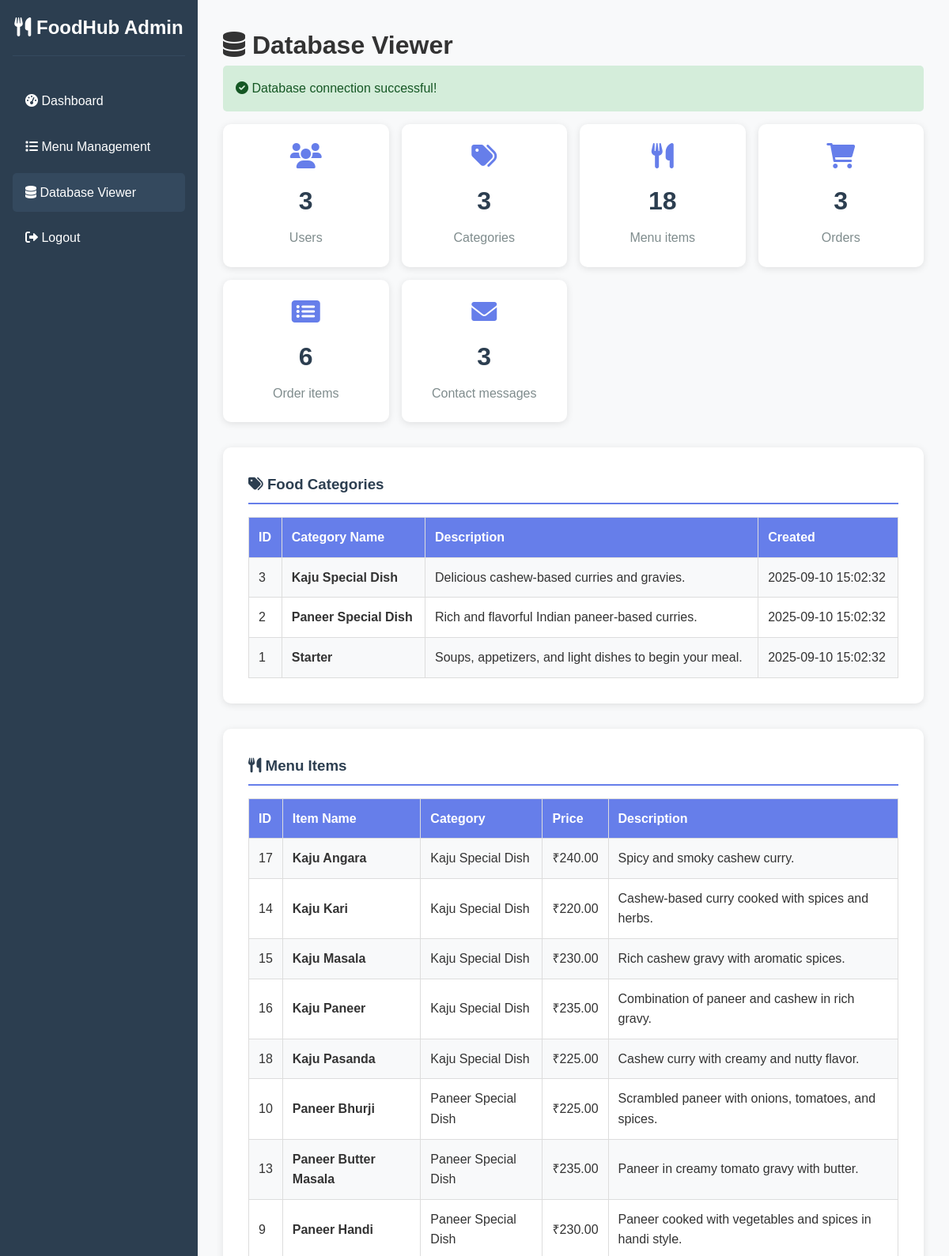
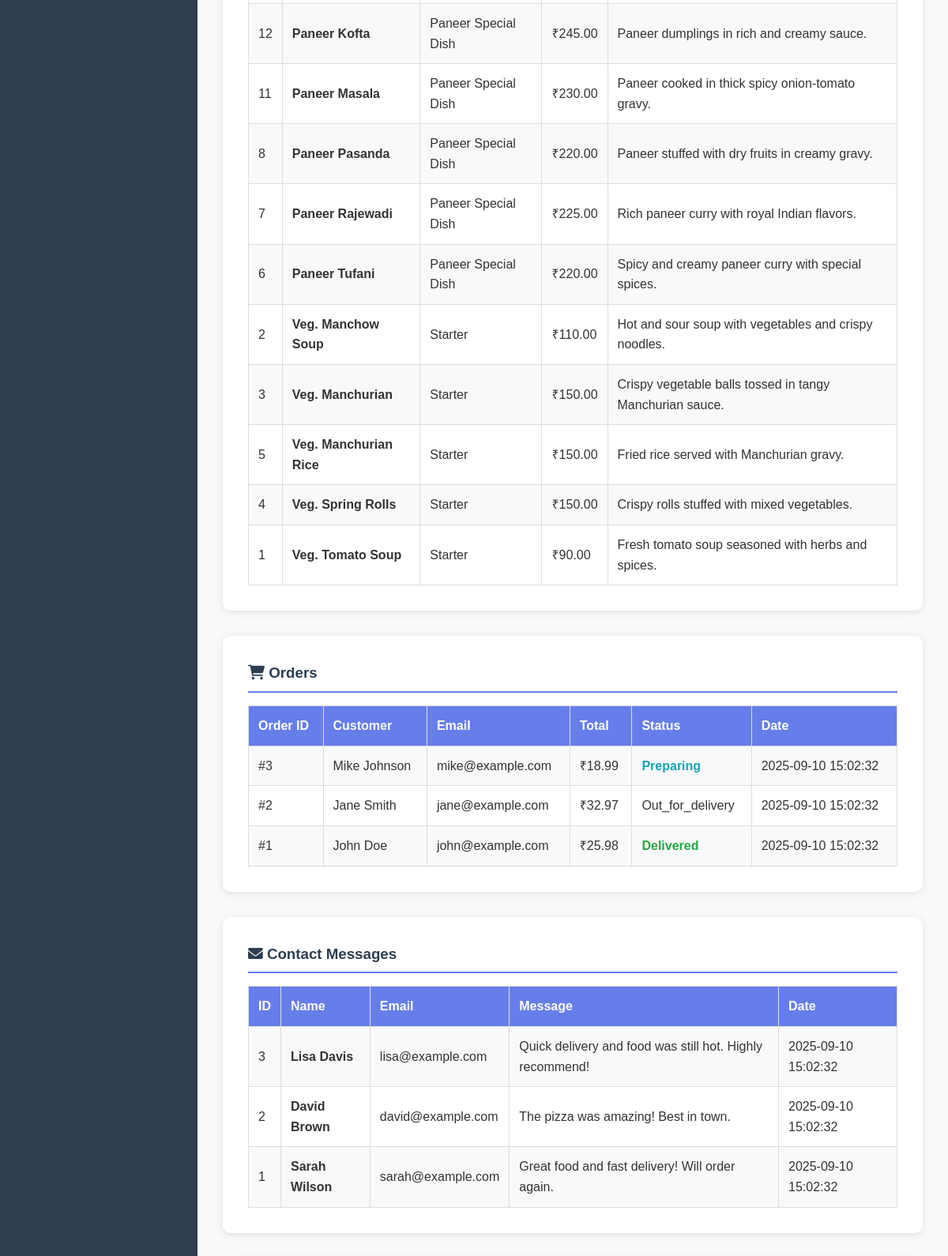
Page /admin/database.php (signed in, upper part) on the committed database (2 pictures, top to bottom).
### tables this page shows
CREATE TABLE IF NOT EXISTS categories (
    id INT AUTO_INCREMENT PRIMARY KEY,
    name VARCHAR(100) NOT NULL,
    description TEXT,
    created_at TIMESTAMP DEFAULT CURRENT_TIMESTAMP
);

CREATE TABLE IF NOT EXISTS menu_items (
    id INT AUTO_INCREMENT PRIMARY KEY,
    category_id INT NOT NULL,
    name VARCHAR(255) NOT NULL,
    description TEXT,
    price DECIMAL(10,2) NOT NULL,
    image VARCHAR(255),
    created_at TIMESTAMP DEFAULT CURRENT_TIMESTAMP,
    FOREIGN KEY (category_id) REFERENCES categories(id) ON DELETE CASCADE
);

CREATE TABLE IF NOT EXISTS orders (
    id INT AUTO_INCREMENT PRIMARY KEY,
    user_id INT,
    customer_name VARCHAR(255) NOT NULL,
    customer_email VARCHAR(255) NOT NULL,
    customer_phone VARCHAR(20) NOT NULL,
    delivery_address TEXT NOT NULL,
    total_amount DECIMAL(10,2) NOT NULL,
    payment_method VARCHAR(50) NOT NULL,
    order_status ENUM('pending', 'confirmed', 'preparing', 'out_for_delivery', 'delivered', 'cancelled') DEFAULT 'pending',
    order_date TIMESTAMP DEFAULT CURRENT_TIMESTAMP,
    FOREIGN KEY (user_id) REFERENCES users(id) ON DELETE SET NULL
);

CREATE TABLE IF NOT EXISTS contact_messages (
    id INT AUTO_INCREMENT PRIMARY KEY,
    name VARCHAR(255) NOT NULL,
    email VARCHAR(255) NOT NULL,
    message TEXT NOT NULL,
    created_at TIMESTAMP DEFAULT CURRENT_TIMESTAMP
);

### admin/database.php (the view, shortened to what this page needs)
<?php
require_once '../config/database.php';
$stats = [];
try {
    $tables = ['users', 'categories', 'menu_items', 'orders', 'order_items', 'contact_messages'];
    foreach ($tables as $table) {
        $stmt = $pdo->query("SELECT COUNT(*) as count FROM $table");
        $stats[$table] = $stmt->fetchColumn();
    }
} catch (PDOException $e) {
    $stats = array_fill_keys($tables, 0);
}
?>
<!DOCTYPE html>
<html lang="en">
<head>
    <link rel="stylesheet" href="../css/style.css">
    <link href="https://cdnjs.cloudflare.com/ajax/libs/font-awesome/6.0.0/css/all.min.css" rel="stylesheet">
</head>
<body>
    <div class="admin-container">
        <div class="sidebar">
            <h2><i class="fas fa-utensils"></i> FoodHub Admin</h2>
            <ul>
                <li><a href="index.php"><i class="fas fa-tachometer-alt"></i> Dashboard</a></li>
                <li><a href="menu.php"><i class="fas fa-list"></i> Menu Management</a></li>
                <li><a href="database.php" class="active"><i class="fas fa-database"></i> Database Viewer</a></li>
                <li><a href="logout.php"><i class="fas fa-sign-out-alt"></i> Logout</a></li>
            </ul>
        </div>
        <div class="main-content">
            <h1><i class="fas fa-database"></i> Database Viewer</h1>
            <?php
            try {
                echo "<div class='connection-status'>";
                echo "<i class='fas fa-check-circle'></i> Database connection successful!";
                echo "</div>";
                echo "<div class='stats-grid'>";
                $tableIcons = [
                    'users' => 'fas fa-users',
                    'categories' => 'fas fa-tags',
                    'menu_items' => 'fas fa-utensils',
                    'orders' => 'fas fa-shopping-cart',
                    'order_items' => 'fas fa-list-alt',
                    'contact_messages' => 'fas fa-envelope'
                ];
                foreach ($stats as $table => $count) {
                    $icon = $tableIcons[$table] ?? 'fas fa-table';
                    $label = ucfirst(str_replace('_', ' ', $table));
                    echo "<div class='stat-card'>";
                    echo "<i class='$icon'></i>";
                    echo "<div class='stat-number'>$count</div>";
                    echo "<div class='stat-label'>$label</div>";
                    echo "</div>";
                }
                echo "</div>";
                echo "<div class='section'>";
                echo "<h3><i class='fas fa-tags'></i> Food Categories</h3>";
                $stmt = $pdo->query("SELECT * FROM categories ORDER BY name");
                $categories = $stmt->fetchAll();
                if ($categories) {
                    echo "<table>";
                    echo "<tr><th>ID</th><th>Category Name</th><th>Description</th><th>Created</th></tr>";
                    foreach ($categories as $category) {
                        echo "<tr>";
                        echo "<td>" . $category['id'] . "</td>";
                        echo "<td><strong>" . htmlspecialchars($category['name']) . "</strong></td>";
                        echo "<td>" . htmlspecialchars($category['description']) . "</td>";
                        echo "<td>" . $category['created_at'] . "</td>";
                        echo "</tr>";
                    }
                    echo "</table>";
                } else {
                    echo "<p class='info'>No categories found</p>";
                }
                echo "</div>";
                echo "<div class='section'>";
                echo "<h3><i class='fas fa-utensils'></i> Menu Items</h3>";
                $stmt = $pdo->query("SELECT m.*, c.name as category_name FROM menu_items m
                                     JOIN categories c ON m.category_id = c.id
                                     ORDER BY c.name, m.name");
                $menuItems = $stmt->fetchAll();
                if ($menuItems) {
                    echo "<table>";
                    echo "<tr><th>ID</th><th>Item Name</th><th>Category</th><th>Price</th><th>Description</th></tr>";
                    foreach ($menuItems as $item) {
                        echo "<tr>";
                        echo "<td>" . $item['id'] . "</td>";
                        echo "<td><strong>" . htmlspecialchars($item['name']) . "</strong></td>";
                        echo "<td>" . htmlspecialchars($item['category_name']) . "</td>";
                        echo "<td>₹" . number_format($item['price'], 2) . "</td>";
                        echo "<td>" . htmlspecialchars($item['description']) . "</td>";
                        echo "</tr>";
                    }
                    echo "</table>";
                } else {
                    echo "<p class='info'>No menu items found</p>";
                }
                echo "</div>";
                echo "<div class='section'>";
                echo "<h3><i class='fas fa-shopping-cart'></i> Orders</h3>";
                $stmt = $pdo->query("SELECT * FROM orders ORDER BY order_date DESC LIMIT 10");
                $orders = $stmt->fetchAll();
                if ($orders) {
                    echo "<table>";
                    echo "<tr><th>Order ID</th><th>Customer</th><th>Email</th><th>Total</th><th>Status</th><th>Date</th></tr>";
                    foreach ($orders as $order) {
                        $statusClass = 'status-' . $order['order_status'];
                        echo "<tr>";
                        echo "<td>#" . $order['id'] . "</td>";
                        echo "<td>" . htmlspecialchars($order['customer_name']) . "</td>";
                        echo "<td>" . htmlspecialchars($order['customer_email']) . "</td>";
                        echo "<td>₹" . number_format($order['total_amount'], 2) . "</td>";
                        echo "<td class='$statusClass'>" . ucfirst($order['order_status']) . "</td>";
                        echo "<td>" . $order['order_date'] . "</td>";
                        echo "</tr>";
                    }
                    echo "</table>";
                } else {
                    echo "<p class='info'>📝 No orders found yet. Orders will appear here when customers place orders.</p>";
                }
                echo "</div>";
                echo "<div class='section'>";
                echo "<h3><i class='fas fa-envelope'></i> Contact Messages</h3>";
                $stmt = $pdo->query("SELECT * FROM contact_messages ORDER BY created_at DESC LIMIT 10");
                $messages = $stmt->fetchAll();
                if ($messages) {
                    echo "<table>";
                    echo "<tr><th>ID</th><th>Name</th><th>Email</th><th>Message</th><th>Date</th></tr>";
                    foreach ($messages as $message) {
                        echo "<tr>";
                        echo "<td>" . $message['id'] . "</td>";
                        echo "<td><strong>" . htmlspecialchars($message['name']) . "</strong></td>";
                        echo "<td>" . htmlspecialchars($message['email']) . "</td>";
                        echo "<td>" . htmlspecialchars(substr($message['message'], 0, 100)) .
                             (strlen($message['message']) > 100 ? "..." : "") . "</td>";
                        echo "<td>" . $message['created_at'] . "</td>";
                        echo "</tr>";
                    }
                    echo "</table>";
                } else {
                    echo "<p class='info'>📝 No contact messages found yet. Messages will appear here when customers use the contact form.</p>";
                }
                echo "</div>";
            } catch (Exception $e) {
                echo "<div class='error'>❌ Database connection failed: " . $e->getMessage() . "</div>";
                echo "<p class='info'>Please make sure XAMPP is running and MySQL service is started.</p>";
            }
            ?>
        </div>
    </div>
</body>
</html>

### css/style.css (style rules this page uses)
* { margin: 0; padding: 0; box-sizing: border-box; }
:root { --primary-orange: #ff6b35; --primary-yellow: #ffd23f; --primary-green: #06d6a0; --primary-red: #ef476f; --neon-blue: #118ab2; --dark-bg: #073b4c; --glass-bg: rgba(255, 255, 255, 0.1); --glass-border: rgba(255, 255, 255, 0.2); --shadow-3d: 0 20px 40px rgba(0, 0, 0, 0.15); --shadow-hover: 0 30px 60px rgba(0, 0, 0, 0.25); --gradient-primary: linear-gradient(135deg, var(--primary-orange), var(--primary-red)); --gradient-secondary: linear-gradient(135deg, var(--primary-green), var(--neon-blue)); --gradient-bg: linear-gradient(135deg, #667eea 0%, #764ba2 50%, #ff6b35 100%); }
body { font-family: 'Poppins', sans-serif; line-height: 1.6; color: #333; overflow-x: hidden; background: var(--gradient-bg); min-height: 100vh; position: relative; }
body::before { content: ''; position: fixed; top: 0; left: 0; width: 100%; height: 100%; z-index: -1; animation: particleFloat 20s ease-in-out infinite; }

### admin/database.php (style rules this page uses)
.admin-container { display: flex; min-height: 100vh; }
.sidebar { width: 250px; background: #2c3e50; color: white; padding: 1rem; }
.sidebar h2 { margin-bottom: 2rem; text-align: center; border-bottom: 1px solid #34495e; padding-bottom: 1rem; }
.sidebar ul { list-style: none; padding: 0; }
.sidebar li { margin-bottom: 0.5rem; }
.sidebar a { color: white; text-decoration: none; padding: 0.75rem 1rem; display: block; border-radius: 5px; transition: background 0.3s; }
.sidebar a:hover, .sidebar a.active { background: #34495e; }
.main-content { flex: 1; padding: 2rem; background: #f8f9fa; overflow-y: auto; }
.stats-grid { display: grid; grid-template-columns: repeat(auto-fit, minmax(200px, 1fr)); gap: 1rem; margin-bottom: 2rem; }
.stat-card { background: white; padding: 1.5rem; border-radius: 10px; box-shadow: 0 2px 10px rgba(0,0,0,0.1); text-align: center; }
.stat-card i { font-size: 2rem; color: #667eea; margin-bottom: 1rem; }
.stat-number { font-size: 2rem; font-weight: bold; color: #2c3e50; }
.stat-label { color: #7f8c8d; margin-top: 0.5rem; }
.section { background: white; padding: 2rem; border-radius: 10px; box-shadow: 0 2px 10px rgba(0,0,0,0.1); margin-bottom: 2rem; }
.section h3 { color: #2c3e50; margin-bottom: 1rem; border-bottom: 2px solid #667eea; padding-bottom: 0.5rem; }
table { width: 100%; border-collapse: collapse; margin-top: 1rem; }
th, td { border: 1px solid #ddd; padding: 12px; text-align: left; }
th { background-color: #667eea; color: white; font-weight: bold; }
tr:nth-child(even) { background-color: #f8f9fa; }
.status-delivered { color: #28a745; font-weight: bold; }
.status-preparing { color: #17a2b8; font-weight: bold; }
.connection-status { background: #d4edda; color: #155724; padding: 1rem; border-radius: 5px; margin-bottom: 1rem; }

### rows in the picture
categories: id "3", name "Kaju Special Dish", description "Delicious cashew-based curries and gravies.", created_at "2025-09-10 15:02:32"
categories: id "2", name "Paneer Special Dish", description "Rich and flavorful Indian paneer-based curries.", created_at "2025-09-10 15:02:32"
categories: id "1", name "Starter", description "Soups, appetizers, and light dishes to begin your meal.", created_at "2025-09-10 15:02:32"
menu_items: id "17", name "Kaju Angara", category.name "Kaju Special Dish", price "240.00", description "Spicy and smoky cashew curry."
menu_items: id "14", name "Kaju Kari", category.name "Kaju Special Dish", price "220.00", description "Cashew-based curry cooked with spices and herbs."
menu_items: id "15", name "Kaju Masala", category.name "Kaju Special Dish", price "230.00", description "Rich cashew gravy with aromatic spices."
menu_items: id "16", name "Kaju Paneer", category.name "Kaju Special Dish", price "235.00", description "Combination of paneer and cashew in rich gravy."
menu_items: id "18", name "Kaju Pasanda", category.name "Kaju Special Dish", price "225.00", description "Cashew curry with creamy and nutty flavor."
menu_items: id "10", name "Paneer Bhurji", category.name "Paneer Special Dish", price "225.00", description "Scrambled paneer with onions, tomatoes, and spices."
menu_items: id "13", name "Paneer Butter Masala", category.name "Paneer Special Dish", price "235.00", description "Paneer in creamy tomato gravy with butter."
menu_items: id "9", name "Paneer Handi", category.name "Paneer Special Dish", price "230.00", description "Paneer cooked with vegetables and spices in handi style."
menu_items: id "12", name "Paneer Kofta", category.name "Paneer Special Dish", price "245.00", description "Paneer dumplings in rich and creamy sauce."
menu_items: id "11", name "Paneer Masala", category.name "Paneer Special Dish", price "230.00", description "Paneer cooked in thick spicy onion-tomato gravy."
menu_items: id "8", name "Paneer Pasanda", category.name "Paneer Special Dish", price "220.00", description "Paneer stuffed with dry fruits in creamy gravy."
menu_items: id "7", name "Paneer Rajewadi", category.name "Paneer Special Dish", price "225.00", description "Rich paneer curry with royal Indian flavors."
menu_items: id "6", name "Paneer Tufani", category.name "Paneer Special Dish", price "220.00", description "Spicy and creamy paneer curry with special spices."
menu_items: id "2", name "Veg. Manchow Soup", category.name "Starter", price "110.00", description "Hot and sour soup with vegetables and crispy noodles."
menu_items: id "3", name "Veg. Manchurian", category.name "Starter", price "150.00", description "Crispy vegetable balls tossed in tangy Manchurian sauce."
menu_items: id "5", name "Veg. Manchurian Rice", category.name "Starter", price "150.00", description "Fried rice served with Manchurian gravy."
menu_items: id "4", name "Veg. Spring Rolls", category.name "Starter", price "150.00", description "Crispy rolls stuffed with mixed vegetables."
menu_items: id "1", name "Veg. Tomato Soup", category.name "Starter", price "90.00", description "Fresh tomato soup seasoned with herbs and spices."
orders: id "3", customer_name "Mike Johnson", customer_email "mike@example.com", total_amount "18.99", order_status "Preparing", order_date "2025-09-10 15:02:32"
orders: id "2", customer_name "Jane Smith", customer_email "jane@example.com", total_amount "32.97", order_status "Out_for_delivery", order_date "2025-09-10 15:02:32"
orders: id "1", customer_name "John Doe", customer_email "john@example.com", total_amount "25.98", order_status "Delivered", order_date "2025-09-10 15:02:32"
contact_messages: id "3", name "Lisa Davis", email "lisa@example.com", message "Quick delivery and food was still hot. Highly recommend!", created_at "2025-09-10 15:02:32"
contact_messages: id "2", name "David Brown", email "david@example.com", message "The pizza was amazing! Best in town.", created_at "2025-09-10 15:02:32"
contact_messages: id "1", name "Sarah Wilson", email "sarah@example.com", message "Great food and fast delivery! Will order again.", created_at "2025-09-10 15:02:32"

### other values in the picture
$count "3"
$label "Users"
$label "Categories"
$count "18"
$label "Menu items"
$label "Orders"
$count "6"
$label "Order items"
$label "Contact messages"
